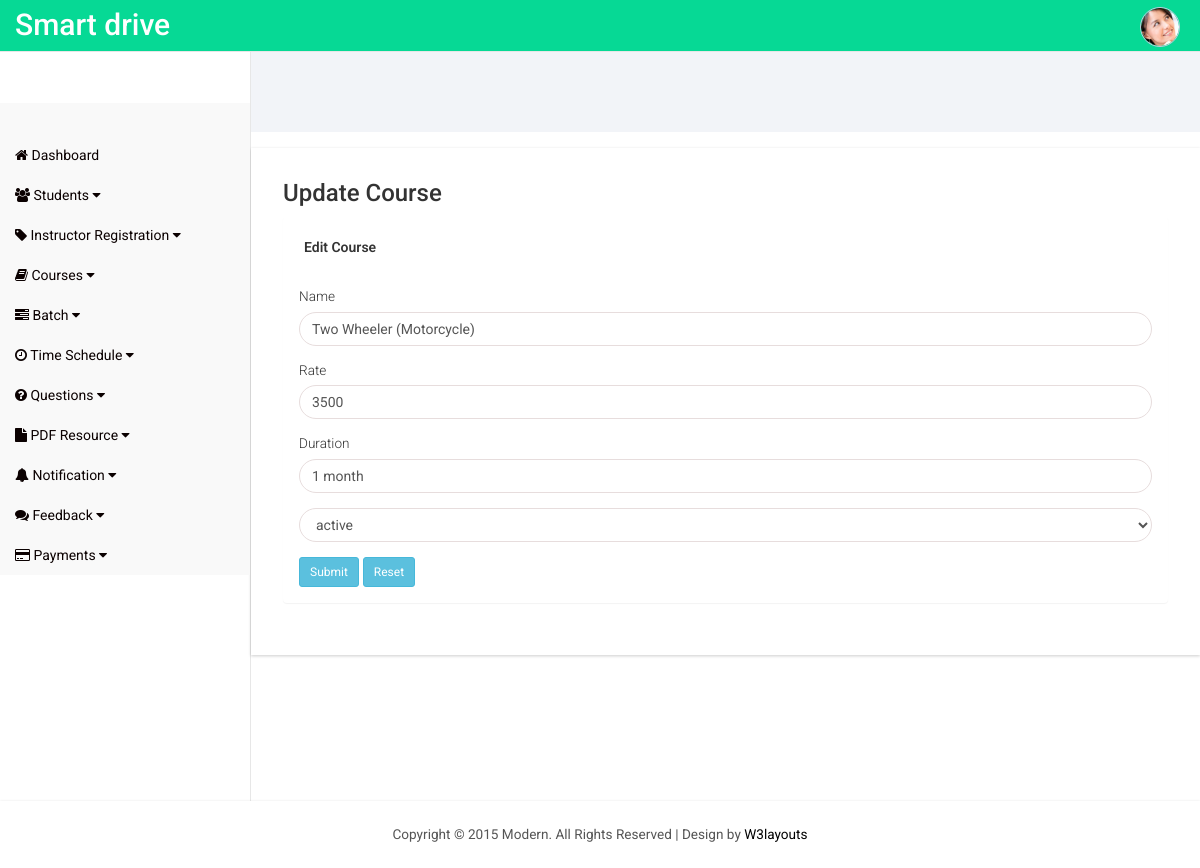
The app's page /admin/course_edit.php?rid=1 with its own data.
### tables this page shows
CREATE TABLE `course` (
  `course_id` int(11) NOT NULL,
  `name` varchar(200) NOT NULL,
  `rate` int(11) NOT NULL,
  `duration` text NOT NULL,
  `c_status` varchar(100) NOT NULL
);

### connectionclass.php (called while the page is built, shortened)
<?php
class Connectionclass
{
	public $db = null;
 public function open()
  {
    $localConfig = __DIR__ . '/config.local.php';
    $dbhost = defined('DB_HOST') ? DB_HOST : (getenv('DB_HOST') ?: 'localhost');
    $dbuser = defined('DB_USER') ? DB_USER : (getenv('DB_USER') ?: 'root');
    $dbpass = defined('DB_PASS') ? DB_PASS : (getenv('DB_PASS') !== false ? getenv('DB_PASS') : '');
    $dbname = defined('DB_NAME') ? DB_NAME : (getenv('DB_NAME') ?: 'drivingschool');
    $this->db = mysqli_connect($dbhost, $dbuser, $dbpass, $dbname) or die('Error connecting to MySQL server.');
  }
 public function GetSingleRow($qry)
 {
 	 try
	{
		$result=mysqli_query($this->db,$qry);
		if($result)
		{
			$row = mysqli_fetch_array($result) ;
			return $row;
		}
		else
			throw new Exception(mysqli_error($this->db));
	}
	catch(Exception $e)
	{
		return $e->getMessage();
	}
 }
}
?>

### admin/course_edit.php (the view, shortened to what this page needs)
<!DOCTYPE HTML>
<html>
<?php
require_once('header.php');
?>
<body>
<?php
require_once("sidebar.php");
?>
<div id="page-wrapper">
    <div class="graphs">
    </div>
    <div class="span_11">
        <div class="col-md-6 col_4">
            <link rel="stylesheet" href="css/clndr.css" type="text/css" />
        </div>
    </div>
    <div class="content_bottom">
        <div class="col-md-12 span_3">
            <div class="bs-example1" data-example-id="contextual-table">
                <h3>Update Course</h3>
                <?php
                require_once('../connectionclass.php');
                $obj = new ConnectionClass();
                $regid = $_REQUEST['rid'];
                $qry = "SELECT * FROM course WHERE course_id='$regid' AND c_status='active'";
                $re = $obj->GetSingleRow($qry);
                ?>
                <section class="wrapper">
                    <div class="form-w3layouts">
                        <div class="row">
                            <div class="col-lg-12">
                                <section class="panel">
                                    <header class="panel-heading">
                                        Edit Course
                                    </header>
                                    <div class="panel-body">
                                        <div class="position-center">
                                            <form method="post" action="codes/course_exe_edit.php">
                                                <div class="form-group">
                                                    <label for="Name">Name</label>
                                                    <input type="text" class="form-control" name="name" value="<?php echo $re['name']; ?>" placeholder="Name" pattern="/^[a-zA-Z0-9 _-.,:']+$/" title="Must contain alphabets and numbers" required="">
                                                </div>
                                                <div class="form-group">
                                                    <label for="Rate">Rate</label>
                                                    <input type="number" class="form-control" name="rate" value="<?php echo $re['rate']; ?>" placeholder="Rate" required="">
                                                </div>
                                                <div class="form-group">
                                                    <label for="Duration">Duration</label>
                                                    <input type="text" class="form-control" name="duration" value="<?php echo $re['duration']; ?>" placeholder="Duration" required="" pattern="/^[a-zA-Z0-9 _-.,:']+$/" title="Must contain alphabets and numbers">
                                                </div>
                                                <div class="form-group">
                                                    <select name="status" required="" class="form-control">
                                                        <option value="active"<?php if ($re["c_status"] === "active") echo " selected"; ?>>active</option>
                                                    </select>
                                                </div>
                                                <button type="submit" class="btn btn-info btn-sm">Submit</button>
                                                <button type="reset" class="btn btn-info btn-sm">Reset</button>
                                            </form>
                                        </div>
                                    </div>
                                </section>
                            </div>
                        </div>
                    </div>
                </section>
            </div>
        </div>
    </div>
</div>
<?php
require_once('footer.php');
?>
</body>
</html>

### admin/css/style.css (style rules this page uses)
h4, h5, h6, h1, h2, h3 { margin-top: 0; }
html, body { font-family: 'Roboto', sans-serif; font-size: 100%; background:#ffffff !important; overflow-x: hidden; }
.form-control { background: none !important; border: 1px solid #e7dddd !important; border-radius: 20px !important; box-shadow: none !important; }
.span_3 { padding:0; }
.content_bottom { margin-bottom:1em; }
.panel .panel-heading { padding: 20px; overflow: hidden; border-top-left-radius: 0; border-top-right-radius: 0; border: 0!important; height: 55px; font-size: 14px; font-weight: 600; }
.panel-heading { padding:32px 15px 0px; border-top-left-radius:0 !important; border-top-right-radius: 0 !important; }
.col_4, .col_5 { padding-left:0; }
.map_container, #chart, .span_6, .col_2, .weather_list, .cal1, .skills-info, .stats-info, .r3_counter_box, .activity_box, .bs-example1, .cloud, .copy { -ms-box-shadow: 0 1px 3px 0px rgba(0, 0, 0, 0.2); -o-box-shadow: 0 1px 3px 0px rgba(0, 0, 0, 0.2); -moz-box-shadow: 0 1px 3px 0px rgba(0, 0, 0, 0.2); -webkit-box-shadow: 0 1px 3px 0px rgba(0, 0, 0, 0.2); box-shadow: 0 1px 3px 0px rgba(0, 0, 0, 0.2); }
.span_11 { margin-bottom: 1em; }
.graphs { padding: 2em 1em; background: #f2f4f8; font-family: 'Roboto', sans-serif; }
.radio label, .checkbox label, label { font-size: 0.85em; font-weight:300; vertical-align: middle; }
.bs-example1 { background:#fff; padding:2em; }

### admin/css/custom.css (style rules this page uses)
#page-wrapper { min-height: 568px; background-color: #fff; }
@media (min-width:768px) { #page-wrapper { position: inherit; margin: 0 0 0 250px; border-left: 1px solid #e7e7e7; } }

### records on screen
course: name "Two Wheeler (Motorcycle)", rate "3500", duration "1 month", status "active"
